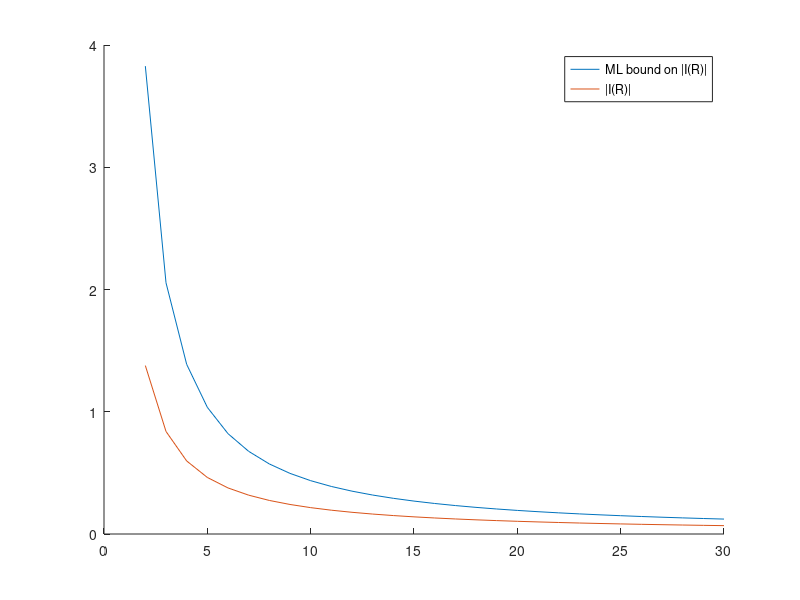

Here is the MATLAB script that generated this plot:
r = zeros([29]);
a = zeros([29]);
b = zeros([29]);
for R = 2:30
    argument = @(theta) (-1i*R.*exp(1i*theta)).*((R.*exp(1i*theta)) + log(R * exp(1i*theta)))./((R * exp(1i*theta)).^3 + 1);
    B = abs(integral(argument,-pi/2, pi/2));
    A = pi*R.*(R + log(R) + pi/2)./(R^3 - 1);
    a(R - 1) = A;
    b(R - 1) = B;
    r(R - 1) = R;
end
figure;
hold on;
plot(r,a)
plot(r,b)
legend("ML bound on |I(R)|", "|I(R)|")
hold off;